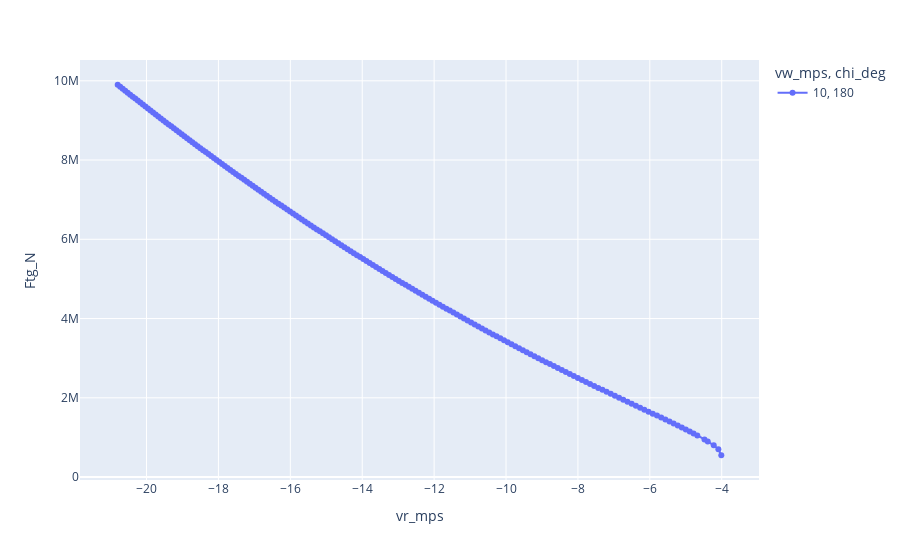

Notebook cell for this chart:
### Code cell
# Check if data looks ok.
df = qss.df.loc[
    (qss.df['beta_deg'] == 0)
    & (qss.df['phi_deg'] == 0)
    & (qss.df['chi_deg'] == 180)
    & (qss.df['Lt_m'] == 1500)
    & (qss.df['vw_mps'] == 10)
    # & (qss.df['P_W'] > -1e6)
].sort_values(by='vr_mps')

fig = px.line(df, x='vr_mps', y='Ftg_N', color='vw_mps', markers=True, symbol='chi_deg')
fig.show()

### Figure 1 — Plotly figure (JSON) as saved in the notebook; plotly's stock layout.template omitted (floating-point values rounded to 4 significant figures; data arrays with more than 128 entries replaced by an {"elided": "..."} marker saying what was removed)
{"data": [{"hovertemplate": "vw_mps=10<br>chi_deg=180<br>vr_mps=%{x}<br>Ftg_N=%{y}<extra></extra>", "legendgroup": "10, 180", "line": {"color": "#636efa", "dash": "solid"}, "marker": {"symbol": "circle"}, "mode": "lines+markers", "name": "10, 180", "orientation": "v", "showlegend": true, "type": "scatter", "x": {"elided": "183 float values"}, "xaxis": "x", "y": {"elided": "183 float values"}, "yaxis": "y"}], "layout": {"legend": {"title": {"text": "vw_mps, chi_deg"}, "tracegroupgap": 0}, "margin": {"t": 60}, "xaxis": {"anchor": "y", "domain": [0, 1], "title": {"text": "vr_mps"}}, "yaxis": {"anchor": "x", "domain": [0, 1], "title": {"text": "Ftg_N"}}}}
